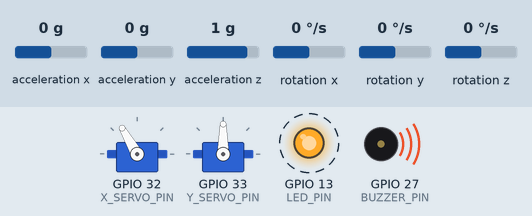
This sketch was run on a simulated ESP32. Shown: 2 × servo, output pins drawn as LEDs (lit = HIGH), buzzer (waves = sounding, pin HIGH). Wiring (inferred from the names in the program): MPU-6050 motion sensor at I2C address 0x68. Dashed ring = blinking. The inputs (shaded band) are chosen by the test bench; at power-on: rotation z 0 °/s, acceleration x 0 g, acceleration y 0 g, acceleration z 1 g, rotation x 0 °/s, rotation y 0 °/s. What the sketch prints to the serial monitor is not drawn.

Above: at 1.8 s.
1.9 s: rotation z set to -100 °/s
At 2.06 s:
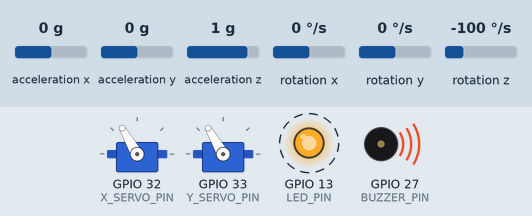
4.9 s: acceleration x set to 0.8 g
At 5.5 s:
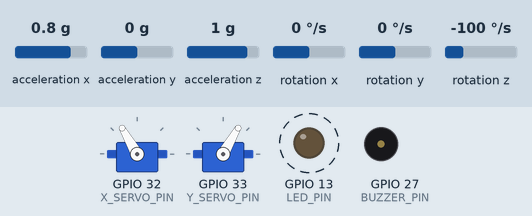
7.9 s: acceleration y set to 1.4 g
At 10.0 s:
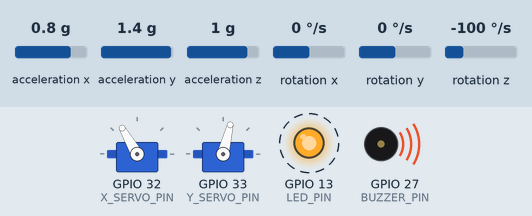
10.9 s: acceleration z set to -1.4 g
At 11.08 s:
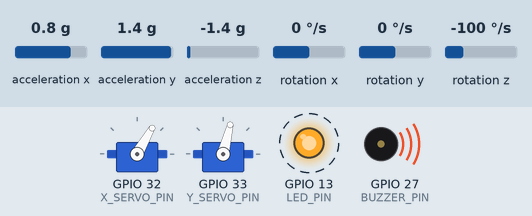
13.9 s: rotation x set to -192 °/s
16.9 s: acceleration x set to -1.4 g
Timing chart, 0 to 20.9 s (numbered marks = the images above; inputs shaded):
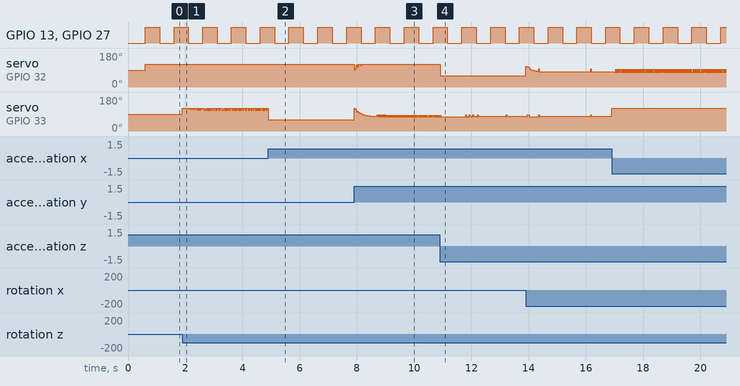

The sketch:

tvc-pid.ino
```cpp
/*
 * ============================================================
 *  Thrust Vector Control (TVC) — ESP32
 *  Sensors  : MPU6050 (I2C, 0x68)
 *  Actuators: 2× Servo  (Pitch → X_SERVO_PIN, Yaw → Y_SERVO_PIN)
 *  Control  : Complementary Filter + Dual PID

 * Author - Daksh Fofindi (Daksh Aerospace)

# If you liked my work please follow me on below social media profiles

youtube - https://m.youtube.com/@dakshfofindi907/videos?view=0&sort=dd&shelf_id=2
<br>
Website - http://www.dakshaerospace.in/
<br>
instagram - https://www.instagram.com/dakshfofindi/
<br>
X - https://x.com/dakshfofindi
<br>
LinkedIn - https://in.linkedin.com/in/dakshfofindi

 * ============================================================
 */

#include <Wire.h>
#include <ESP32Servo.h>

// ─────────────────────── Pin Definitions ────────────────────
#define LED_PIN       13
#define BUZZER_PIN    27
#define X_SERVO_PIN   32   // Pitch axis
#define Y_SERVO_PIN   33   // Yaw axis

// ─────────────────────── MPU6050 Registers ──────────────────
#define MPU6050_ADDR  0x68
#define ACCEL_XOUT_H  0x3B
#define PWR_MGMT_1    0x6B

// ─────────────────────── Filter Constant ────────────────────
#define ALPHA         0.98f   // Complementary filter weight (gyro side)

// ─────────────────────── Servo Limits ───────────────────────
#define SERVO_CENTER  90
#define SERVO_MIN     60
#define SERVO_MAX     120

// ─────────────────────── PID Gains ──────────────────────────
// Tune these values for your rocket's mass / moment of inertia

// --- Pitch PID ---
float Kp_pitch = 1.2f;
float Ki_pitch = 0.01f;
float Kd_pitch = 0.4f;

// --- Yaw PID ---
float Kp_yaw   = 1.2f;
float Ki_yaw   = 0.01f;
float Kd_yaw   = 0.4f;

// Integral wind-up clamp (degrees)
#define INTEGRAL_LIMIT 30.0f

// ─────────────────────── Objects ────────────────────────────
Servo xServo;   // controls pitch
Servo yServo;   // controls yaw

// ─────────────────────── State Variables ────────────────────
float compPitch = 0.0f, compYaw = 0.0f;

// PID state
float pitchIntegral = 0.0f, pitchPrevError = 0.0f;
float yawIntegral   = 0.0f, yawPrevError   = 0.0f;

unsigned long lastTime = 0;
unsigned long lastBlink = 0;
bool blinkState = false;

// Setpoints (target orientation, degrees)
const float pitchSetpoint = 0.0f;
const float yawSetpoint   = 0.0f;

// ─────────────────────── MPU6050 Init ───────────────────────
void initMPU6050() {
  Wire.beginTransmission(MPU6050_ADDR);
  Wire.write(PWR_MGMT_1);
  Wire.write(0x00);   // wake up
  Wire.endTransmission(true);
  delay(100);
}

// ─────────────────────── Read MPU6050 ───────────────────────
struct IMUData {
  int16_t ax, ay, az;
  int16_t gx, gy, gz;
};

IMUData readMPU6050() {
  IMUData d;
  Wire.beginTransmission(MPU6050_ADDR);
  Wire.write(ACCEL_XOUT_H);
  Wire.endTransmission(false);
  Wire.requestFrom(MPU6050_ADDR, 14, true);

  d.ax = (int16_t)(Wire.read() << 8 | Wire.read());
  d.ay = (int16_t)(Wire.read() << 8 | Wire.read());
  d.az = (int16_t)(Wire.read() << 8 | Wire.read());
  Wire.read(); Wire.read();  // skip internal temperature
  d.gx = (int16_t)(Wire.read() << 8 | Wire.read());
  d.gy = (int16_t)(Wire.read() << 8 | Wire.read());
  d.gz = (int16_t)(Wire.read() << 8 | Wire.read());
  return d;
}

// ─────────────────────── PID Compute ────────────────────────
/*
 * Returns a correction value (degrees) to add to SERVO_CENTER.
 * Positive output → deflect servo in one direction.
 */
float computePID(float setpoint, float measured,
                 float &integral, float &prevError,
                 float Kp, float Ki, float Kd,
                 float dt) {

  float error = setpoint - measured;

  // Integral with anti-windup clamp
  integral += error * dt;
  integral = constrain(integral, -INTEGRAL_LIMIT, INTEGRAL_LIMIT);

  float derivative = (dt > 0) ? (error - prevError) / dt : 0.0f;
  prevError = error;

  return (Kp * error) + (Ki * integral) + (Kd * derivative);
}

// ─────────────────────── Setup ──────────────────────────────
void setup() {
  Serial.begin(115200);
  Wire.begin(21, 22);   // SDA=21, SCL=22 (standard ESP32 pins)

  pinMode(LED_PIN,    OUTPUT);
  pinMode(BUZZER_PIN, OUTPUT);
  digitalWrite(LED_PIN,    LOW);
  digitalWrite(BUZZER_PIN, LOW);

  initMPU6050();

  xServo.attach(X_SERVO_PIN);
  yServo.attach(Y_SERVO_PIN);
  xServo.write(SERVO_CENTER);
  yServo.write(SERVO_CENTER);

  delay(500);
  lastTime = millis();
  Serial.println("TVC System Ready.");
}

// ─────────────────────── Main Loop ──────────────────────────
void loop() {
  unsigned long now = millis();
  float dt = (now - lastTime) / 1000.0f;
  lastTime = now;

  // Safety: skip iteration if dt is zero or unreasonably large
  if (dt <= 0.0f || dt > 0.5f) return;

  // ── 1. Read IMU ──────────────────────────────────────────
  IMUData imu = readMPU6050();

  // ── 2. Accel angles (MPU6050 mounted Y-axis upward) ──────
  // accelPitch: forward / back tilt
  // accelYaw  : left  / right tilt
  float accelPitch = atan2f((float)(-imu.az), (float)(imu.ay)) * (180.0f / PI);
  float accelYaw   = atan2f((float)( imu.ax), (float)(imu.ay)) * (180.0f / PI);

  // ── 3. Gyro rates (°/s) ─────────────────────────────────
  float gyroPitchRate = imu.gx / 131.0f;
  float gyroYawRate   = imu.gz / 131.0f;

  // ── 4. Complementary Filter ──────────────────────────────
  compPitch = ALPHA * (compPitch + gyroPitchRate * dt) + (1.0f - ALPHA) * accelPitch;
  compYaw   = ALPHA * (compYaw   + gyroYawRate   * dt) + (1.0f - ALPHA) * accelYaw;

  // ── 5. PID Control ───────────────────────────────────────
  float pitchCorrection = computePID(pitchSetpoint, compPitch,
                                     pitchIntegral, pitchPrevError,
                                     Kp_pitch, Ki_pitch, Kd_pitch, dt);

  float yawCorrection   = computePID(yawSetpoint, compYaw,
                                     yawIntegral, yawPrevError,
                                     Kp_yaw, Ki_yaw, Kd_yaw, dt);

  // ── 6. Write Servos ──────────────────────────────────────
  // Correction added to center position; clamp to safe range
  int servoX = constrain((int)(SERVO_CENTER + pitchCorrection), SERVO_MIN, SERVO_MAX);
  int servoY = constrain((int)(SERVO_CENTER + yawCorrection),   SERVO_MIN, SERVO_MAX);
  xServo.write(servoX);
  yServo.write(servoY);

  // ── 7. Heartbeat LED / Buzzer ────────────────────────────
  if (now - lastBlink > 500) {
    blinkState = !blinkState;
    digitalWrite(LED_PIN,    blinkState);
    digitalWrite(BUZZER_PIN, blinkState);
    lastBlink = now;
  }

  // ── 8. Serial Telemetry ──────────────────────────────────
  Serial.print("Pitch: ");   Serial.print(compPitch,   2);
  Serial.print(" | Yaw: ");  Serial.print(compYaw,     2);
  Serial.print(" | SrvX: "); Serial.print(servoX);
  Serial.print(" | SrvY: "); Serial.println(servoY);
}
```

Measured:
- after the input at 10.9 s, servo on GPIO 32 (X_SERVO_PIN): 120° → 60° at once
- by itself, GPIO 13 (LED_PIN), GPIO 27 (BUZZER_PIN): alternates HIGH for 0.50 s and LOW for 0.50 s
